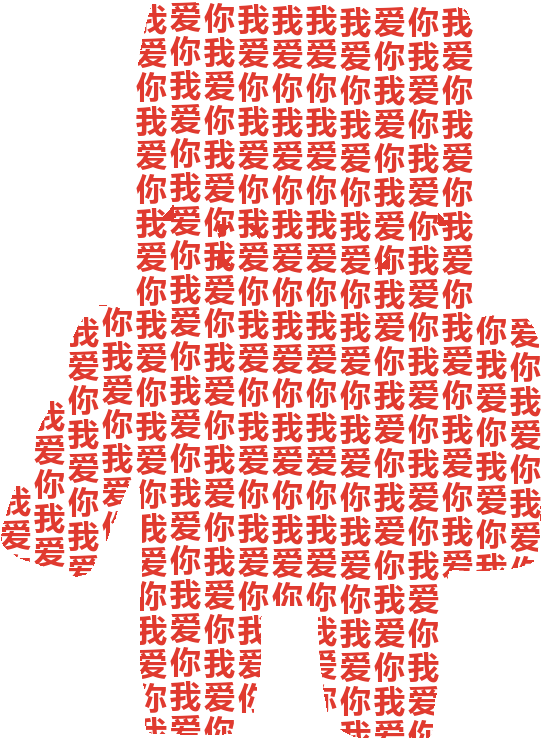
#> input picture examples/fill-vertical.png, 543 x 738 px
$ python -i subjectfill.py   (imports and definitions only)
#> lines starting #> are read from the running program, lines starting #| are printed output that depends on the picture; after the words box and inside, x2 and y2 are one past the last pixel; in counts of white or black regions, pixels touching at a corner belong together
#> further down, picture is the input picture: PIL image 543x738 RGBA; mean R, G, B, A 92.1, 23.8, 19.3, 78.5
"""主体剪影文字填充: 提取主体轮廓, 用文字填满, 默认红字透明底."""
import argparse
import math
import os
import sys

import numpy as np
from PIL import Image, ImageDraw, ImageFilter, ImageColor

# 复用功能一的文字渲染与轮廓填充 (同包内相对导入)
try:
    from . import textfx as tf
except ImportError:                     # 直接以脚本方式运行时的兜底
    sys.path.insert(0, os.path.dirname(os.path.abspath(__file__)))
    import textfx as tf


def load_mask(image, mask_path=None, threshold=36):
    """优先 alpha / 外部蒙版; 否则按纯色背景做分割."""
#> called with threshold = 36
    if mask_path:
        m = Image.open(mask_path)
        if m.mode == "RGBA":
            m = m.getchannel("A")
        else:
            m = m.convert("L")
        m = m.resize(image.size, Image.LANCZOS)
        return (np.asarray(m) > 127).astype(np.uint8) * 255

    if image.mode == "RGBA":
        a = np.asarray(image.getchannel("A"))
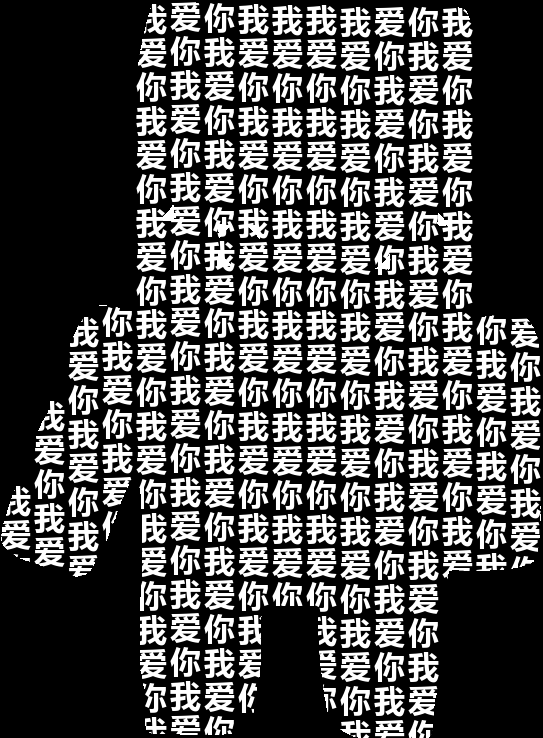
#> a: shape (738, 543); min 0, max 255, mean 78.5
        if a.min() < 250:
            return (a > 12).astype(np.uint8) * 255
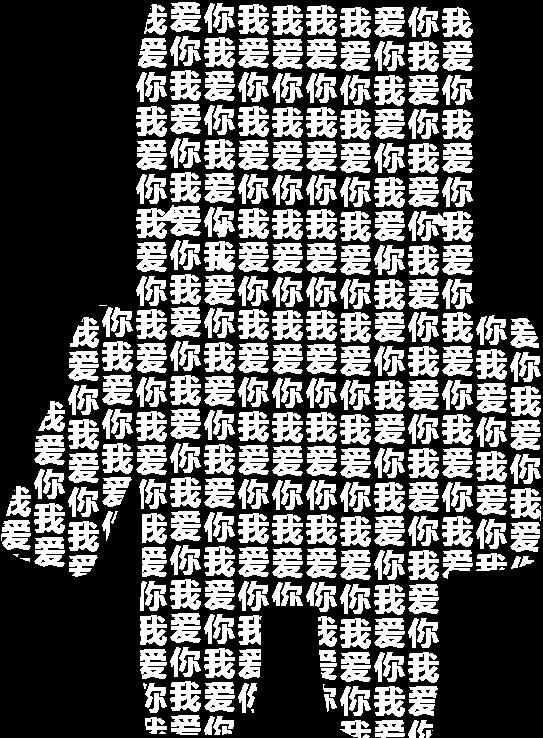
#> returned value: shape (738, 543); 37.1% white; 414 white regions (10 under 20 px), largest, box (x1, y1, x2, y2) and area: (136, 205, 201, 239) 1413, (417, 211, 473, 242) 926, (204, 241, 235, 272) 685

    rgb = image.convert("RGB")
    arr = np.asarray(rgb, dtype=np.float32)
    h, w = arr.shape[:2]
    border = np.concatenate([
        arr[:max(3, h // 40)].reshape(-1, 3),
        arr[-max(3, h // 40):].reshape(-1, 3),
        arr[:, :max(3, w // 40)].reshape(-1, 3),
        arr[:, -max(3, w // 40):].reshape(-1, 3),
    ])
    bg = np.median(border, axis=0)
    dist = np.sqrt(((arr - bg) ** 2).sum(axis=2))
    mask = (dist > threshold).astype(np.uint8) * 255
    m = Image.fromarray(mask, "L")
    m = m.filter(ImageFilter.MedianFilter(5))
    # 开运算去掉截图细线/毛刺, 再闭合补回主体边缘（核取小, 保住胡须/耳尖）
    m = m.filter(ImageFilter.MinFilter(3))
    m = m.filter(ImageFilter.MaxFilter(3))
    marr = np.asarray(m).copy()
    # 只清掉贴边的截图白线/噪点(固定窄带), 主体贴边时不误伤
    b = 2
    marr[:b, :] = 0
    marr[-b:, :] = 0
    marr[:, :b] = 0
    marr[:, -b:] = 0
    marr = largest_component(marr)
    cover = (marr > 0).mean()
    if cover < 0.01 or cover > 0.95:
        raise ValueError(
            "背景不是纯色或主体占比异常; 请提供已抠好的透明 PNG，或用 --mask 给蒙版")
    return marr


# [507 lines left out: functions largest_component, bbox, fill_thin_details, fill_inner_dark_lines, _keep_large_components, _paste_glyph and 7 more, not called in this run]


# [2 lines not run here, left out]

>>> from PIL import Image
>>> picture = Image.open('../examples/fill-vertical.png')
>>> result = load_mask(picture)

$ run again, on examples/text-flowline.png
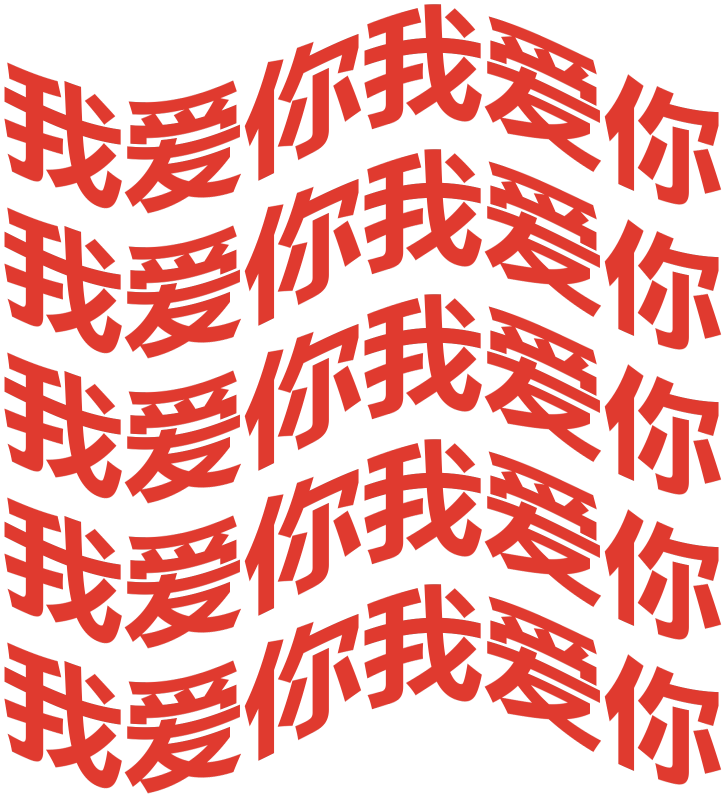
#> input picture examples/text-flowline.png, 1450 x 1594 px (shown at 1/2 size)
#> picture is the input picture: PIL image 1450x1594 RGBA; mean R, G, B, A 93.4, 24.2, 19.6, 102.9
#> in load_mask, `a = np.asarray(image.getchannel("A"))`:
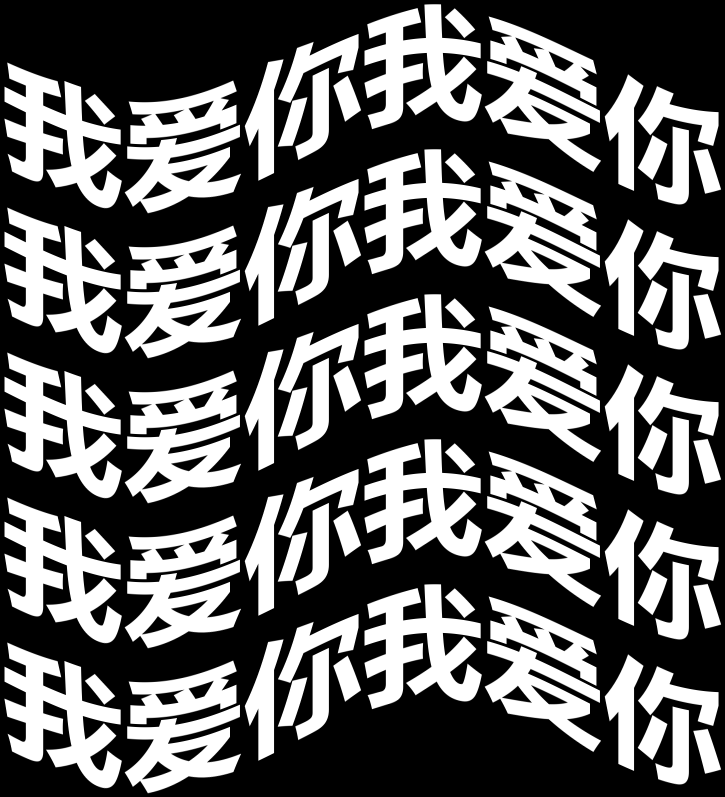
#> a: shape (1594, 1450) (shown at 1/2 size); min 0, max 255, mean 102.9
#> in load_mask, `return (a > 12).astype(np.uint8) * 255`:
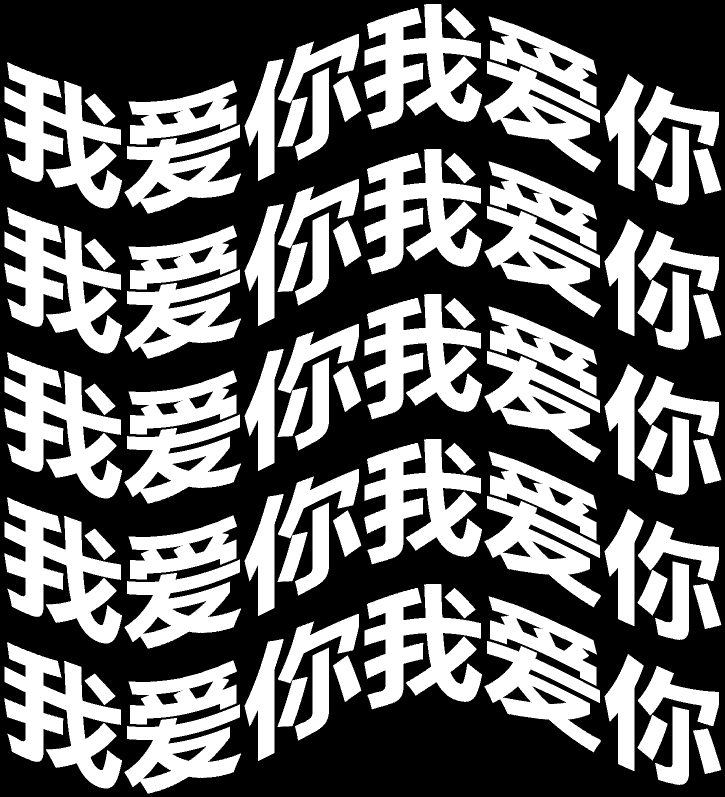
#> returned value: shape (1594, 1450) (shown at 1/2 size); 42.1% white; 85 white regions, largest, box (x1, y1, x2, y2) and area: (8, 125, 244, 417) 32414, (8, 415, 244, 707) 32414, (8, 705, 244, 997) 32414
